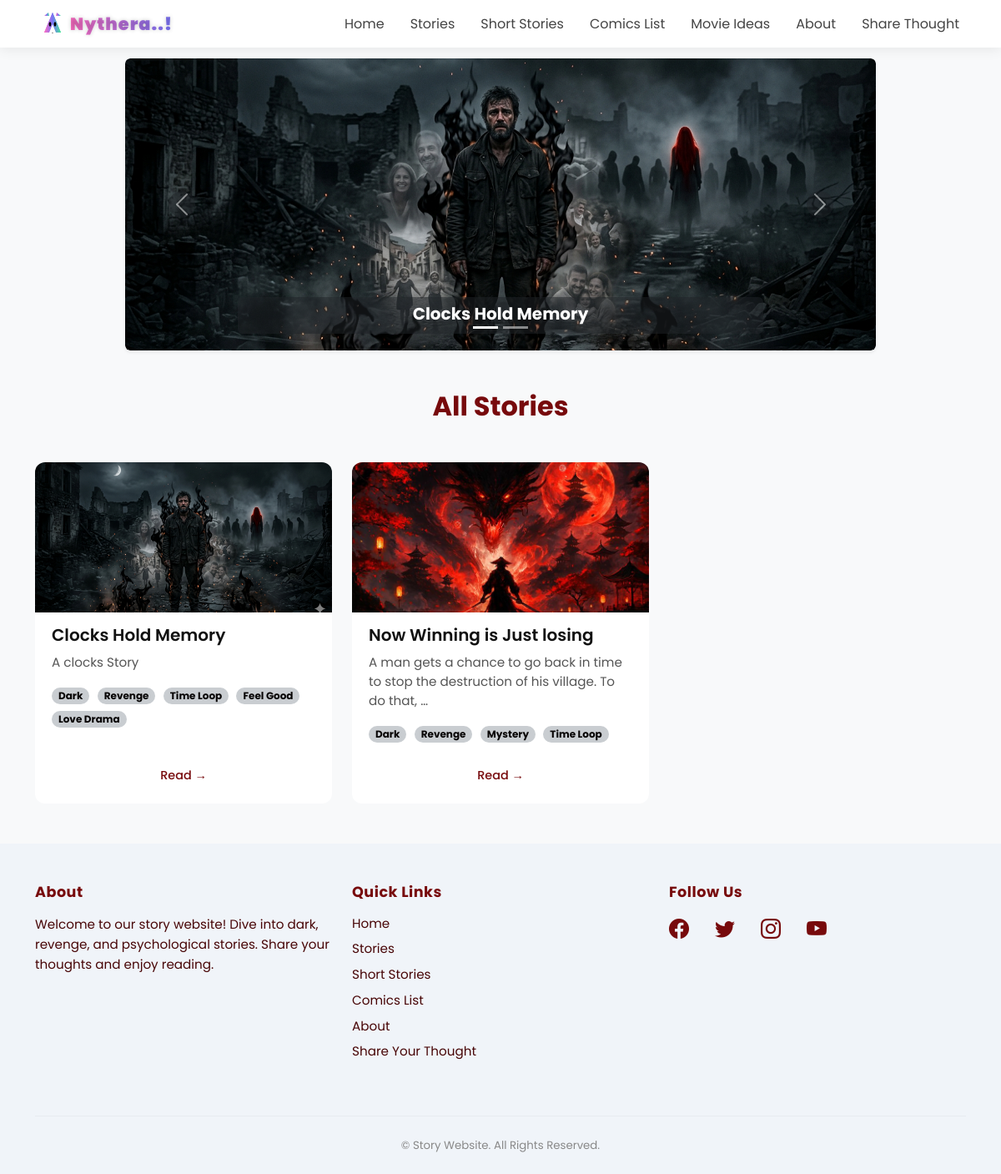
Screenshot of /stories/ with the database file from the repository.
### story_blog/models.py (models this page shows, shortened)
class Story(models.Model):
    title = models.CharField(max_length=100)
    slug = models.SlugField(unique=True,blank=True)
    description = models.TextField()
    created_at = models.DateTimeField(auto_now_add=True)
    category = models.ManyToManyField(Category)
    image = models.ImageField(upload_to='stories/', blank=True, null=True)  # ✅ NEW

class Category(models.Model):
    name=models.CharField(max_length=100)

### story_blog/views.py (the view)
# urls.py: path('stories/', stories_list, name='stories_list'),
def stories_list(request):
    stories = Story.objects.all().order_by('-created_at')
    slides = get_story_slides(stories)
    return render(request, 'stories_list.html', {
        'stories': stories,
        'slides': slides
    })

### story_blog/views.py (called while the page is built)
def get_story_slides(stories):
    slides = []
    for story in stories:
        if story.image:
            slides.append({
                'title': story.title,
                'image': story.image
            })
    return slides

### story_blog/templates/stories_list.html (shortened to what this page needs)
{% extends "base/theme.html" %}
{% block content %}
<div id="storyCarousel" class="carousel slide carousel-fade mb-5 mx-auto shadow-sm rounded"
     data-bs-ride="carousel" data-bs-interval="4000" data-bs-pause="false" style="max-width:900px;">
    <div class="carousel-indicators">
        {% for slide in slides %}
            <button type="button" data-bs-target="#storyCarousel" data-bs-slide-to="{{ forloop.counter0 }}"
            class="{% if forloop.first %}active{% endif %}" aria-current="true" aria-label="Slide {{ forloop.counter }}"></button>
        {% endfor %}
    </div>
    <div class="carousel-inner rounded">
        {% for slide in slides %}
        <div class="carousel-item {% if forloop.first %}active{% endif %}">
            <img src="{{ slide.image.url }}" class="d-block w-100 rounded"
                 style="height:350px; object-fit:cover;">
            <div class="carousel-caption d-none d-md-block bg-dark bg-opacity-50 rounded p-2">
                <h5 class="fw-bold mb-1">{{ slide.title }}</h5>
            </div>
        </div>
        {% endfor %}
    </div>
    <button class="carousel-control-prev" type="button" data-bs-target="#storyCarousel" data-bs-slide="prev">
        <span class="carousel-control-prev-icon bg-dark rounded-circle p-2" aria-hidden="true"></span>
    </button>
    <button class="carousel-control-next" type="button" data-bs-target="#storyCarousel" data-bs-slide="next">
        <span class="carousel-control-next-icon bg-dark rounded-circle p-2" aria-hidden="true"></span>
    </button>
</div>
<div class="container mt-5">
    <h2 class="mb-5 text-center story-list-title">All Stories</h2>
    <div class="row g-4">
        {% for story in stories %}
        <div class="col-md-6 col-lg-4">
            <div class="story-card h-100">
                {% if story.image %}
                <div class="story-img-container">
                    <img src="{{ story.image.url }}" class="story-img">
                </div>
                {% endif %}
                <div class="card-body d-flex flex-column">
                    <h5 class="story-title">{{ story.title }}</h5>
                    <p class="story-desc">{{ story.description|truncatewords:20 }}</p>
                    <div class="mb-3">
                        {% for cat in story.category.all %}
                        <span class="badge story-badge">{{ cat.name }}</span>
                        {% endfor %}
                    </div>
                    <a href="{% url 'story_detail' story.slug %}" class="read-btn mt-auto">
                        Read →
                    </a>
                </div>
            </div>
        </div>
        {% empty %}
        <p class="text-center">No stories available</p>
        {% endfor %}
    </div>
</div>
{% endblock %}

### story_blog/templates/base/theme.html (style rules this page uses)
body { padding-top: 70px; font-family: 'Poppins', sans-serif; background-color: #f8f9fa; color: #222; }
h2, h3, h4 { font-weight: 600; }

### story_blog/templates/stories_list.html (style rules this page uses)
.story-list-title { font-weight: 700; color: #770a0c; font-size: 2rem; margin-bottom: 40px; }
.story-card { border-radius: 12px; overflow: hidden; background: #fff; display: flex; flex-direction: column; transition: transform 0.3s, box-shadow 0.3s; }
.story-img-container { width: 100%; height: 180px; overflow: hidden; }
.story-img { width: 100%; height: 100%; object-fit: cover; }
.card-body { padding: 15px 20px; display: flex; flex-direction: column; flex-grow: 1; }
.story-title { font-weight: 600; font-size: 1.25rem; color: #111; margin-bottom: 10px; }
.story-desc { font-size: 0.95rem; color: #555; line-height: 1.5; margin-bottom: 15px; }
.story-badge { background-color: #c9cdd1; color: #050202; font-size: 0.75rem; margin-right: 5px; margin-bottom: 5px; padding: 4px 8px; border-radius: 10px; }
.read-btn { background-color: #fff; color: #770a0c; font-size: 0.9rem; font-weight: 500; padding: 8px 14px; border-radius: 25px; text-decoration: none; text-align: center; transition: background 0.3s, transform 0.3s; }

### rows the page displays
Story: title "Clocks Hold Memory", image (picture), title "Clocks Hold Memory", description "A clocks Story"
Category: name "Dark"
Category: name "Revenge"
Category: name "Time Loop"
Category: name "Feel Good"
Category: name "Love Drama"
Story: image (picture), title "Now Winning is Just losing", description "A man gets a chance to go back in time to stop the destruction of his village. To do that, …"
Category: name "Mystery"
